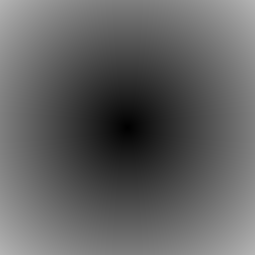
Frame 1 (no input)
Frame 60 (the mouse pressed at the canvas centre just before this capture): identical to frame 1, image omitted
Frame 120 (the mouse held since frame 60 and released just before this capture): identical to frame 1, image omitted

The Processing sketch that drew this single still picture (run headless with seeded random() and noise(); from frame 60 on, the mouse is pressed at the canvas centre):

// Processing sketch: ex2_pixel
// ── ex2_pixel.pde

void setup(){
 size(255,255); 
}

void draw(){
  loadPixels();
  
  for(int x=0; x< width; x++){
   for(int y=0; y < height; y++){
    int loc = y*width + x;
    //float distance = sqrt((width/2. -x) * (width/2. -y) 
    //                    + (height/2. -y) *(height/2. -y));
    
    
    //float distance = (abs((width/2. -x) + abs(height/2. -y))/2;
    float distance = dist(width/2, height/2, x, y);
    
    pixels[loc] = color(distance);
     
   }
  }
  
  updatePixels();
}
